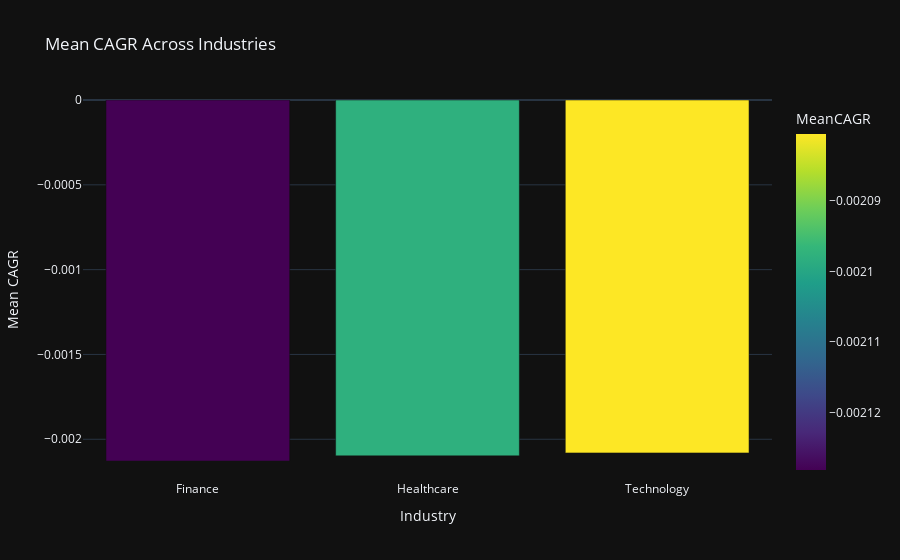

The notebook cell this image was saved under:
### Code cell
import plotly.express as px

# Create a bar plot for mean CAGR across industries
fig = px.bar(industry_mean_cagr, x='Industry', y='MeanCAGR', title='Mean CAGR Across Industries',
             color='MeanCAGR', color_continuous_scale='Viridis')

# Update layout
fig.update_layout(xaxis_title='Industry', yaxis_title='Mean CAGR', template='plotly_dark')

# Show the interactive plot
fig.show()

### Figure 1 — Plotly figure (JSON) as saved in the notebook; plotly's stock layout.template omitted (floating-point values rounded to 4 significant figures)
{"data": [{"alignmentgroup": "True", "hovertemplate": "Industry=%{x}<br>MeanCAGR=%{marker.color}<extra></extra>", "legendgroup": "", "marker": {"color": [-0.002128, -0.002098, -0.00208], "coloraxis": "coloraxis", "pattern": {"shape": ""}}, "name": "", "offsetgroup": "", "orientation": "v", "showlegend": false, "textposition": "auto", "type": "bar", "x": ["Finance", "Healthcare", "Technology"], "xaxis": "x", "y": [-0.002128, -0.002098, -0.00208], "yaxis": "y"}], "layout": {"barmode": "relative", "coloraxis": {"colorbar": {"title": {"text": "MeanCAGR"}}, "colorscale": [[0, "#440154"], [0.1111, "#482878"], [0.2222, "#3e4989"], [0.3333, "#31688e"], [0.4444, "#26828e"], [0.5556, "#1f9e89"], [0.6667, "#35b779"], [0.7778, "#6ece58"], [0.8889, "#b5de2b"], [1, "#fde725"]]}, "legend": {"tracegroupgap": 0}, "title": {"text": "Mean CAGR Across Industries"}, "xaxis": {"anchor": "y", "domain": [0, 1], "title": {"text": "Industry"}}, "yaxis": {"anchor": "x", "domain": [0, 1], "title": {"text": "Mean CAGR"}}}}
